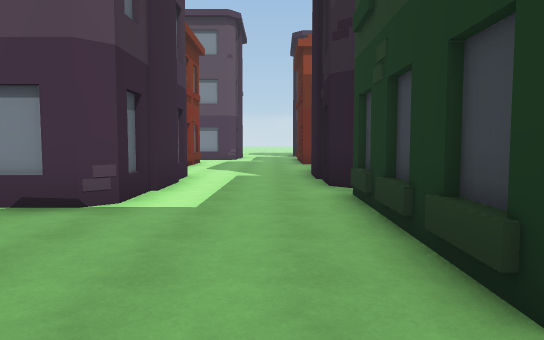
view 1 (above)

24 first-person views from a walk through a scene from a Unity 3-D project. The camera is 1.5 m above the floor, tilts 4° down and sees 70° across. The floor is counted in squares, 2 m on a side. Each view is taken from the middle of a square. On the plan, view 1 faces up. The plan holds only what a view shows up to about 12 squares ahead; the rest is blank. The place goes on beyond the plan. The player character is not drawn.

view 2
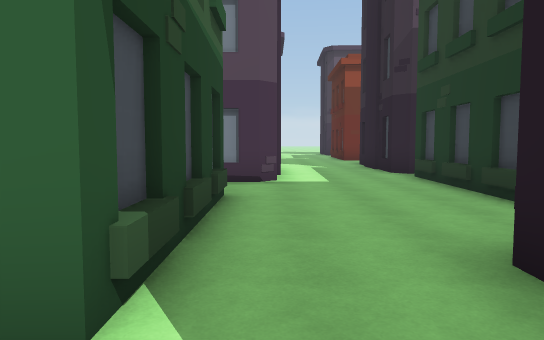

view 3
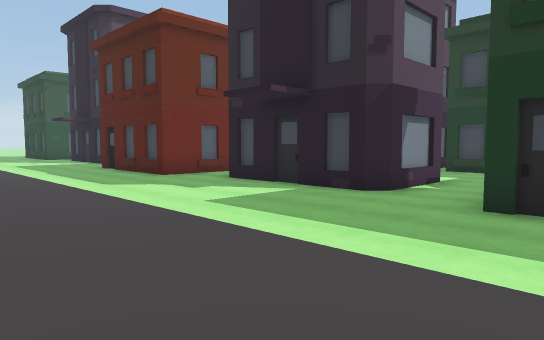

view 4
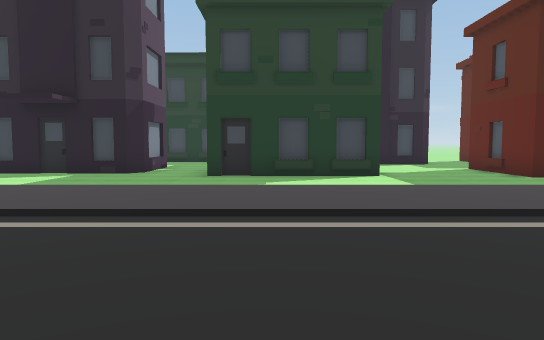

view 5
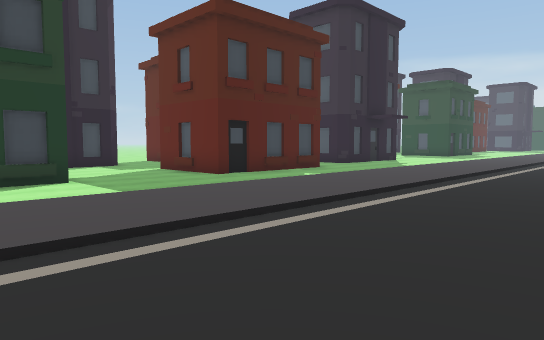

view 6
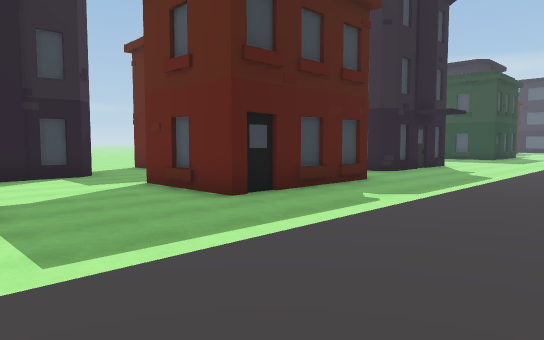

view 7
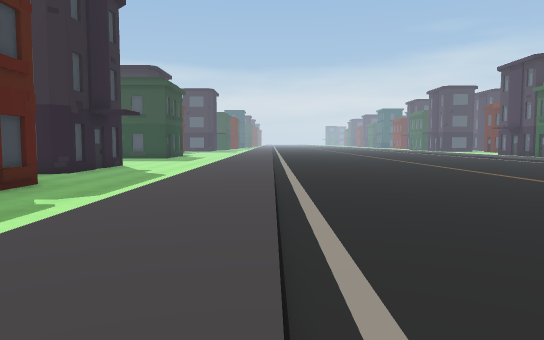

view 8
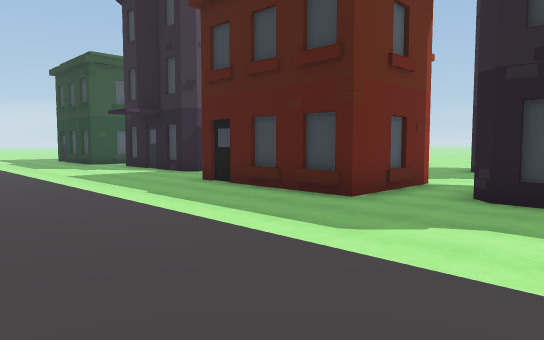

view 9
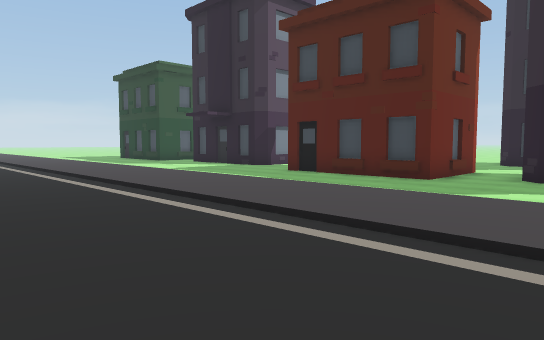

view 10
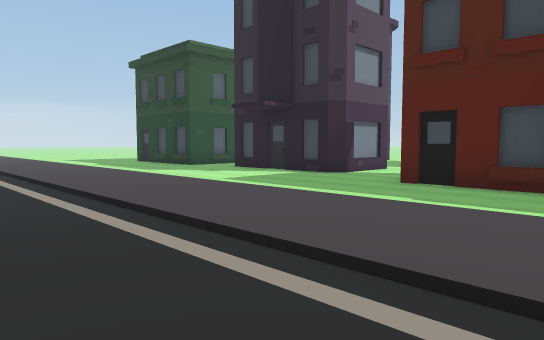

view 11
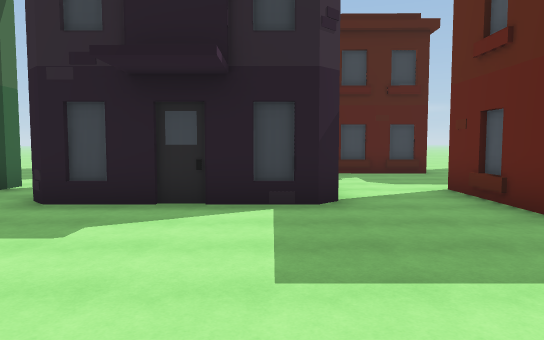

view 12
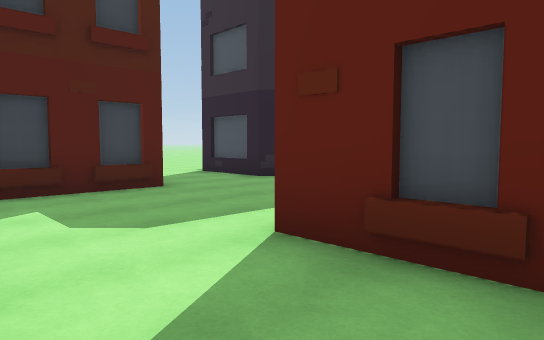

view 13
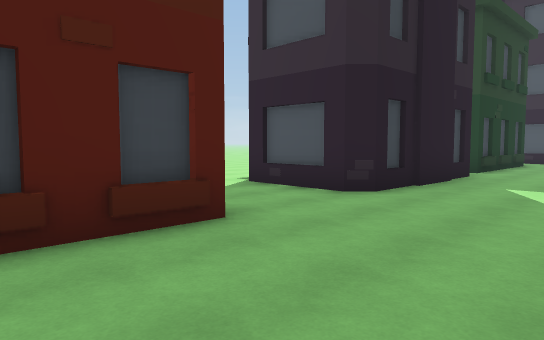

view 14
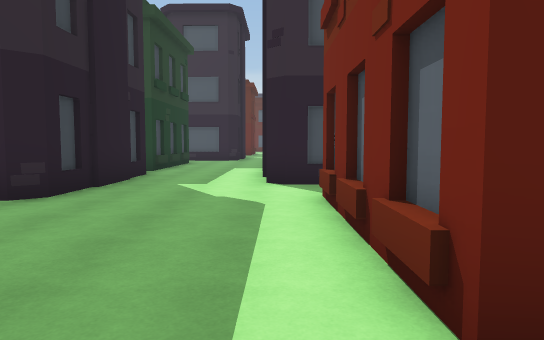

view 15
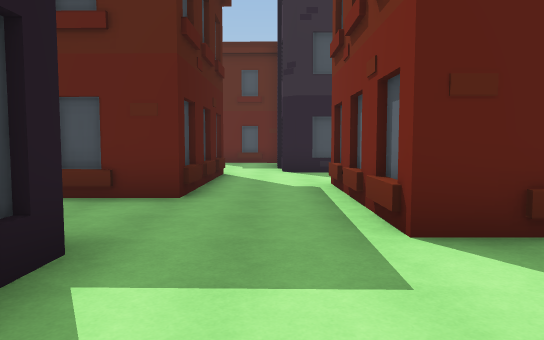

view 16
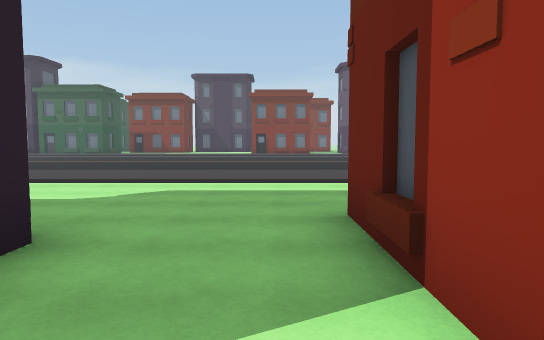

view 17
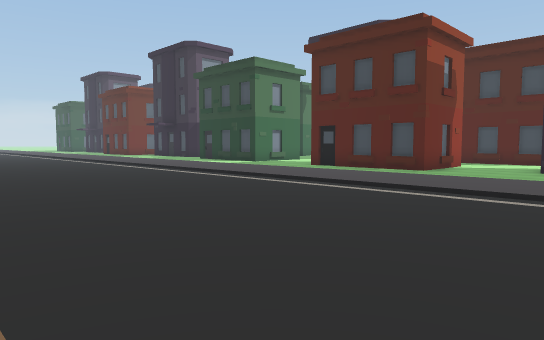

view 18
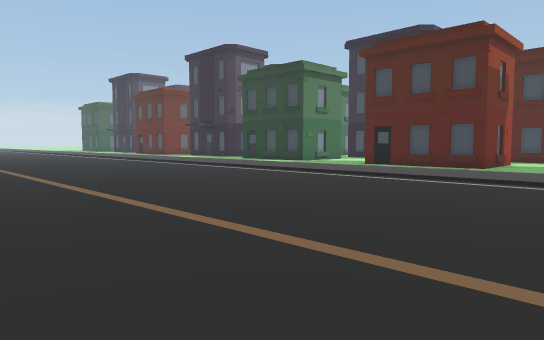

view 19
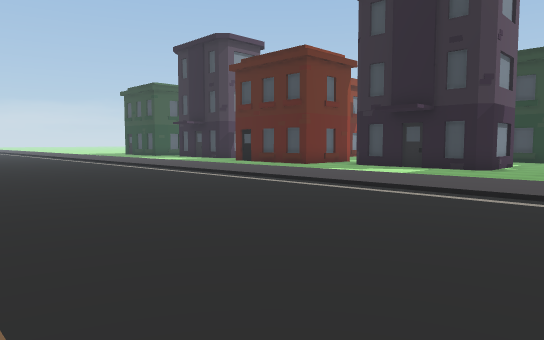

view 20
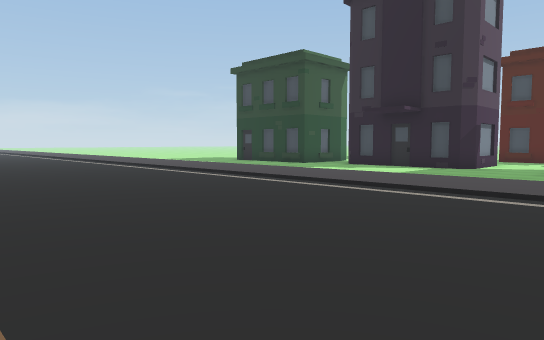

view 21
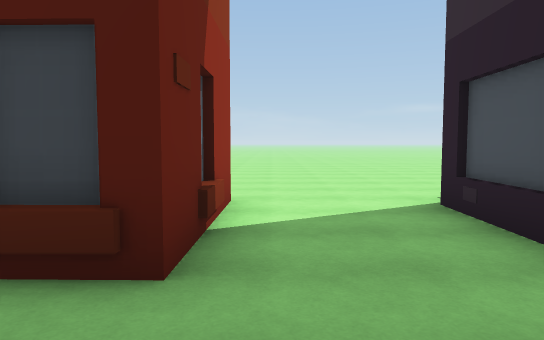

view 22
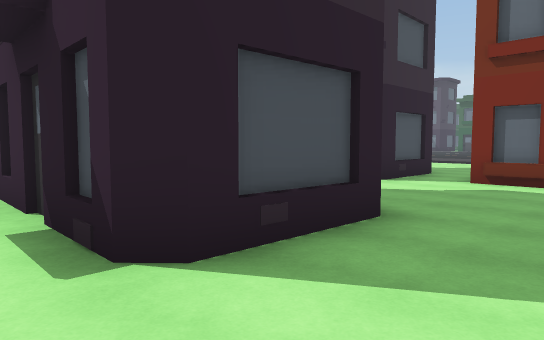

view 23
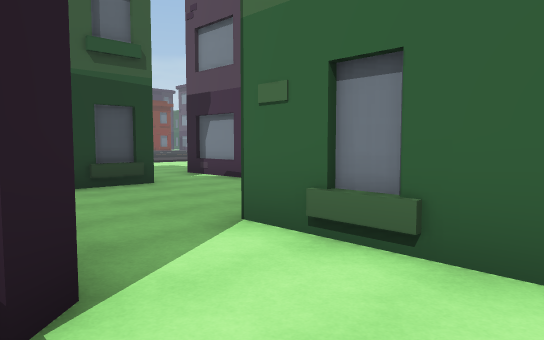

view 24
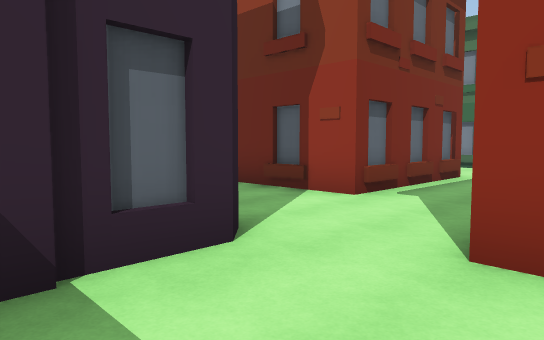

### Floor plan
Key: @ floor where view 1 was taken; # wall or solid block; . main floor; : floor 0.25 m higher than the main floor; / step, stairs or slope; O other object.
Columns run from 19 left of view 1 to 5 right of it. Each row starts with its distance up from view 1.
 20    ...../::....#
 19    ...../::....#
 18    ...../::....#
 17    ...../::....#O#
 16   ....../::.........O
 15   ....../::.........##
 14    ...../::...##O...O###.
 13   . ..../::...###........
 12     ..../::...###........
 11     ..../::...###....#O..
 10     ..../::.........## #.
  9    ...../::....#O#..#  #
  8    ...../::....  #..#  #
  7    ...../::....  #..#  #
  6    ...../::...#  #...
  5    ...../::...####..O
  4   ....../::.........O
  3   ....../::.........##
  2    ...../::...###...O###
  1   ....../::...###.......
  0   ....../::...###..@O..
 -1   ....../::...##O..### .
 -2   ....../::........#
 -3   ....../::........#
 -4   ....../::........#
 -5  ......./::..####..#
 -6  ......./::..#  O....
 -7  ......./::..O  O..O.
 -8  ......./::..## #.O
 -9  ......./::..O###.O
-10 ......../::........
-11 ......../::.......O#
-12 ......../::...#O#...
-13 ......../::...#  ..
-14   . ..../::..    #..

Where each view was taken, in squares from view 1:
view 1: 0 up, 0 right, facing up
view 2: 3 down, 2 left, facing up
view 3: 1 up, 11 left, facing up-right
view 4: 1 up, 15 left, facing right
view 5: 1 up, 14 left, facing down-right
view 6: 1 down, 11 left, facing down-right
view 7: 1 down, 11 left, facing down
view 8: 7 up, 11 left, facing up-right
view 9: 7 up, 14 left, facing up-right
view 10: 11 up, 13 left, facing up-right
view 11: 18 up, 10 left, facing right
view 12: 17 up, 5 left, facing down-right
view 13: 16 up, 2 left, facing down-right
view 14: 16 up, 2 left, facing down
view 15: 2 down, 2 left, facing down
view 16: 10 down, 2 left, facing left
view 17: 14 down, 17 left, facing up-right
view 18: 13 down, 19 left, facing up-right
view 19: 1 up, 17 left, facing up-right
view 20: 13 up, 17 left, facing up-right
view 21: 13 up, 1 left, facing right
view 22: 13 up, 5 right, facing down-left
view 23: 1 down, 4 right, facing up-left
view 24: 14 down, 0 right, facing up-left
